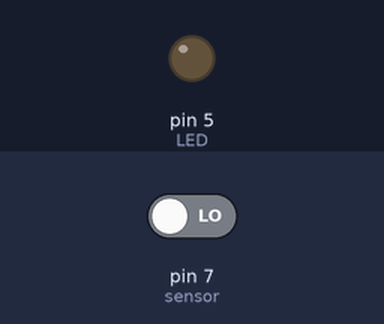
Bench run of a sketch on a simulated Arduino Uno, built with avr-gcc and run on an emulated ATmega328P. Shown: output pins drawn as LEDs (lit = HIGH). The inputs (shaded band) are chosen by the test bench; at power-on: pin 7 (sensor) LOW. What the sketch prints to the serial monitor is not drawn.

Above: at 1.2 s.
1.3 s: pin 7 (sensor) driven HIGH
At 2.3 s:
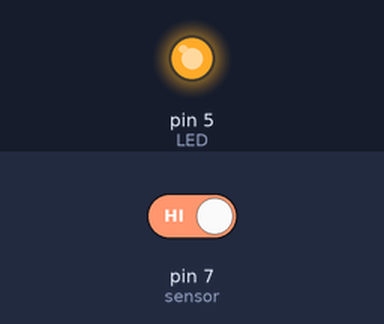
2.8 s: pin 7 (sensor) driven LOW
At 3.5 s:
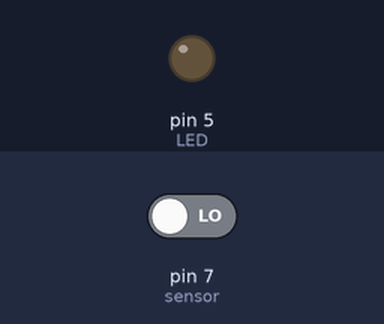
Timing chart, 0 to 5.8 s (numbered marks = the images above; inputs shaded):
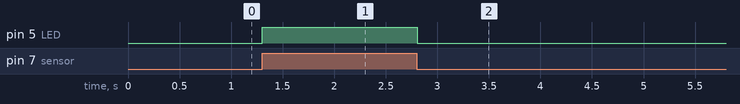

The sketch:

digital_input.ino
```cpp
int sensor = 7; // connect output of sensor at digital pin 7 of Arduino
int LED = 5; // connect +ve leg  of LED to pin number 5 of Arduino.
int val=0; // createed variable and intialized it with 0.
void setup()
{
  // In void setup you have to write a code which you want to runs one time only.
  pinMode(sensor,INPUT);  // define sensor pin.
  pinMode(LED, OUTPUT);  // define output pin.
  Serial.begin(9600); // communication between Arduino and computer at 9600 baud rate.
}

void loop()
{
  val = digitalRead(sensor); // read digital value from sensor and updated it on val.
  if(val==1)
  {
    digitalWrite(LED,HIGH); // if val is getting one then we are going to on the LED programatically.
  }
  else
  {
    digitalWrite(LED,LOW); // else LED is going to off state.
  }
  Serial.println(val); // print the value of val on serial monitor.
}
```

Measured:
- after the input at 1.3 s, pin 5 (LED): LOW → HIGH at once
- after the input at 2.8 s, pin 5 (LED): HIGH → LOW at once
